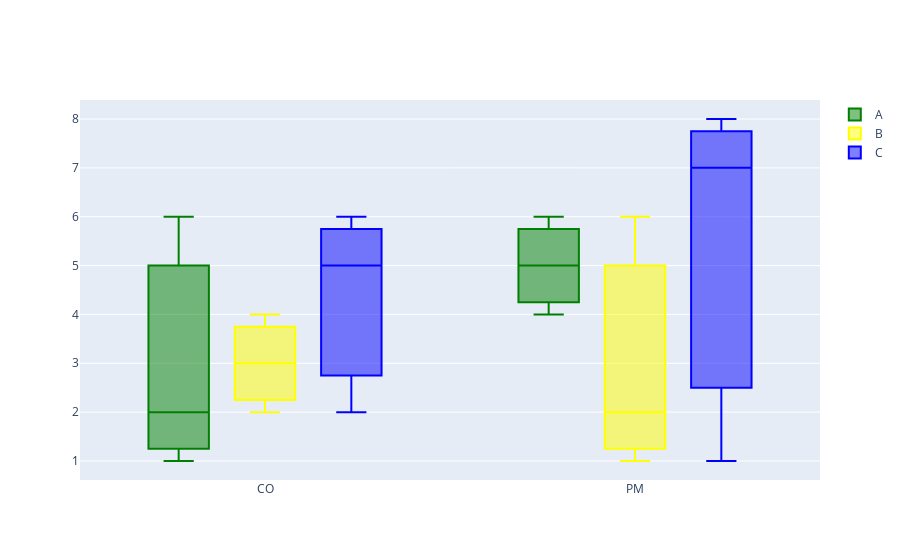

Write notebook code for a chart like this one.
### Code cell
import plotly.graph_objects as go
  
  
fig = go.Figure()
  
# Defining x axis
x = ['CO', 'CO', 'CO', 'PM', 'PM', 'PM']
  
fig.add_trace(go.Box(
  
    # defining y axis in corresponding
    # to x-axis
    y=[1, 2, 6, 4, 5, 6],
    x=x,
    name='A',
    marker_color='green'
))
  
fig.add_trace(go.Box(
    y=[2, 3, 4, 1, 2, 6],
    x=x,
    name='B',
    marker_color='yellow'
))
  
fig.add_trace(go.Box(
    y=[2, 5, 6, 7, 8, 1],
    x=x,
    name='C',
    marker_color='blue'
))
  
fig.update_layout(
  
    # group together boxes of the different
    # traces for each value of x
    boxmode='group'
)
fig.show()

### Figure 1 — Plotly figure (JSON) as saved in the notebook; plotly's stock layout.template omitted (floating-point values rounded to 4 significant figures)
{"data": [{"marker": {"color": "green"}, "name": "A", "type": "box", "x": ["CO", "CO", "CO", "PM", "PM", "PM"], "y": [1, 2, 6, 4, 5, 6]}, {"marker": {"color": "yellow"}, "name": "B", "type": "box", "x": ["CO", "CO", "CO", "PM", "PM", "PM"], "y": [2, 3, 4, 1, 2, 6]}, {"marker": {"color": "blue"}, "name": "C", "type": "box", "x": ["CO", "CO", "CO", "PM", "PM", "PM"], "y": [2, 5, 6, 7, 8, 1]}], "layout": {"boxmode": "group"}}
